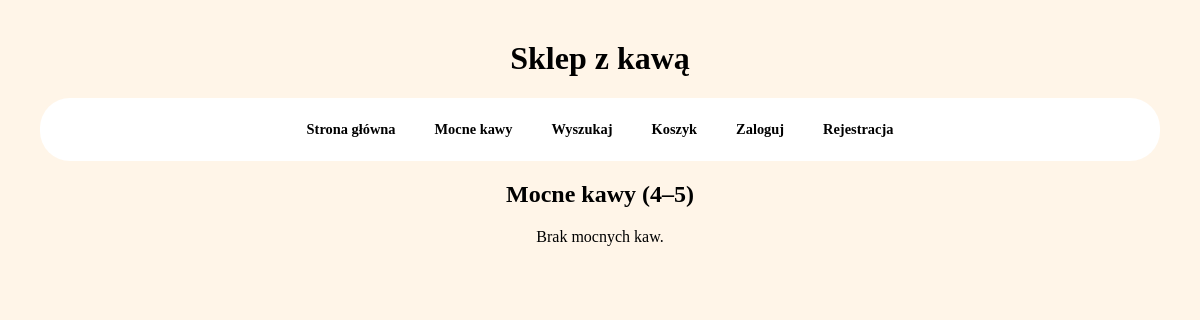
Before: /kawy/mocne/ with the older database file.
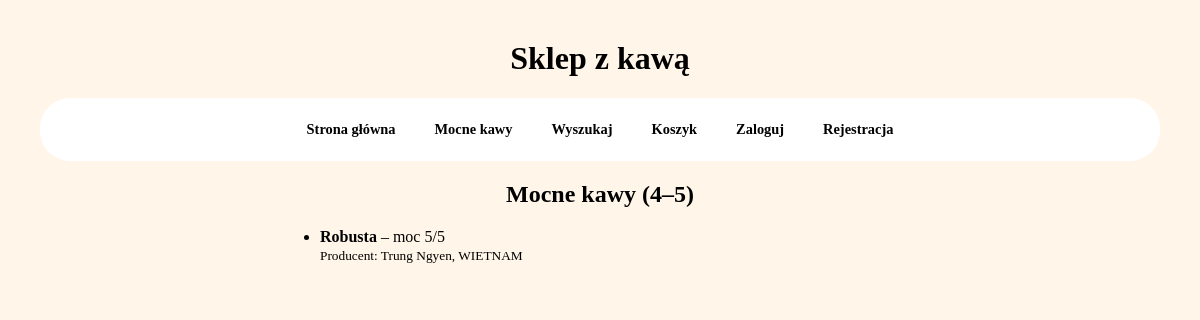
After: the same page with the newer database file.
### sklep/models.py (models this page shows, shortened)
class Coffee(models.Model):
    name = models.CharField(max_length=100)
    coffeetype = models.CharField(max_length=1, choices=COFFEE_TYPES, default="Z")
    taste = models.ForeignKey(CoffeeTaste, null=True, blank=True, on_delete=models.SET_NULL)
    producent = models.ForeignKey(Producent, null=True, blank=True, on_delete=models.SET_NULL)
    price = models.DecimalField(
        max_digits=5, #maksymalnie 5 cyfr
        decimal_places=2, #2 miejsca po przecinku
        validators=[MinValueValidator(0.01)], #cena minimalna 0.01
        help_text="Cena kawy w PLN."
    )

class CoffeeTaste(models.Model):
    name = models.CharField(max_length=50, unique=True)
    description = models.TextField(blank=True, help_text="Krótki opis kawy.") #blank=True: Można nie wpisywać. help_text: Tekst pomocniczy w panelu admina pod polem wpisywania.
    coffee_strength = models.IntegerField(
        help_text="Moc kawy w skali od 1-5.",
        validators=[MinValueValidator(1), MaxValueValidator(5)] # liczba calkowita >=1 i <=5
    )
    coffee_acidity = models.IntegerField(
        help_text="Kwasowość kawy w skali od 1-3.",
        validators=[MinValueValidator(1), MaxValueValidator(3)]
    )

class Producent(models.Model):
    name = models.CharField(max_length=100)
    country = models.CharField(max_length=2, choices=COUNTRY)

### sklep/views.py (the view)
# urls.py: path("kawy/mocne/", views.strong_coffee_html, name="coffee-strong-html"), # widok mocnych kaw
def strong_coffee_html(request):
    coffees = (
        Coffee.objects
        .select_related("taste", "producent")
        .filter(taste__coffee_strength__gte=4)
    )
    return render(
        request,
        "sklep/coffee/strong.html",
        {"coffees": coffees},
    )

### sklep/templates/sklep/coffee/strong.html (shortened to what this page needs)
{% extends "sklep/base.html" %}
{% block content %}
<h2 style="text-align:center;">Mocne kawy (4–5)</h2>
{% if not coffees %}
  <p style="text-align:center;">Brak mocnych kaw.</p>
{% else %}
  <ul style="max-width:600px;margin:20px auto;">
    {% for coffee in coffees %}
      <li style="margin-bottom:10px;">
        <strong>{{ coffee.name }}</strong>
        {% if coffee.taste %}
          – moc {{ coffee.taste.coffee_strength }}/5
        {% endif %}
        <br>
        <small>
          Producent:
          {{ coffee.producent.name|default:"—" }},
          {{ coffee.producent.get_country_display|default:"—" }}
        </small>
      </li>
    {% endfor %}
  </ul>
{% endif %}
{% endblock %}

Changed rows visible on the page:
added Coffee: name "Robusta", taste.coffee_strength "5", producent.name "Trung Ngyen", producent.country "WIETNAM"
Other visible differences:
text no longer shown: "Brak mocnych kaw."
